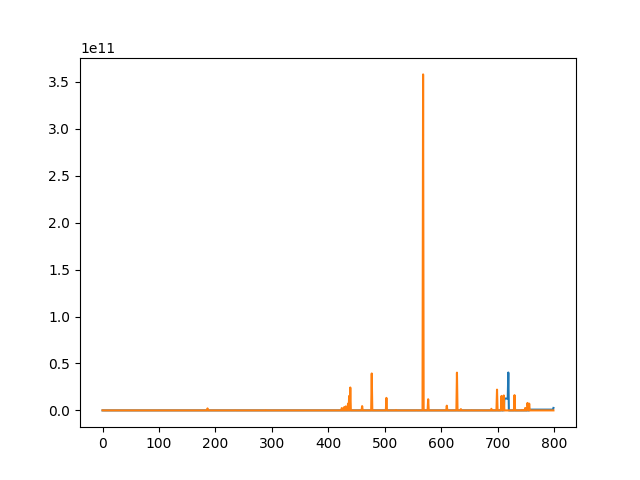
#> input picture Projects/Build_week_3/test.png, 640 x 480 px
$ python -i helper_functions_realtime.py   (imports and definitions only)
#> lines starting #> are read from the running program, lines starting #| are printed output that depends on the picture; after the words box and inside, x2 and y2 are one past the last pixel; in counts of white or black regions, pixels touching at a corner belong together
import cv2
import numpy as np
from PIL import Image


def add_dim(image):

    kernel = (3, 3)
    gray = cv2.cvtColor(image, cv2.COLOR_RGB2GRAY)
    inverted = 255 - gray
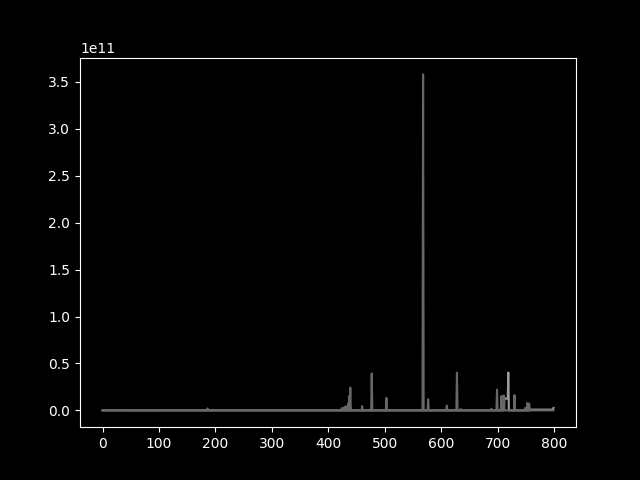
#> inverted: shape (480, 640); min 0, max 255, mean 3.7

    blurred = cv2.GaussianBlur(inverted, kernel, 0)

    canny = cv2.Canny(blurred, 100, 200)
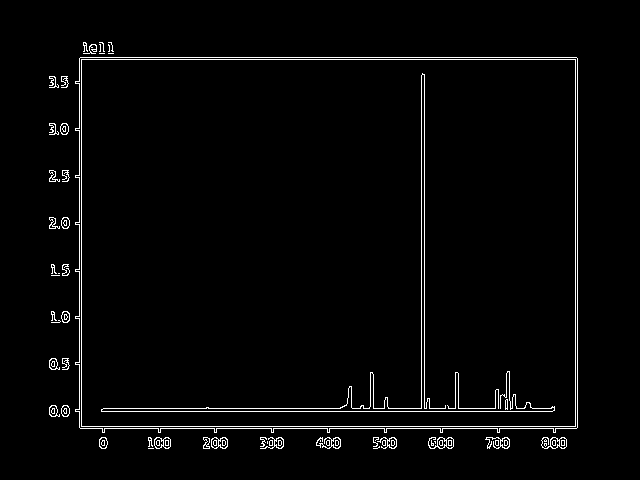
#> canny: shape (480, 640); 2.5% white in thin lines or dots, all inside (x1, y1, x2, y2) = (49, 42, 578, 449)

    closing = cv2.morphologyEx(canny, cv2.MORPH_CLOSE, kernel)
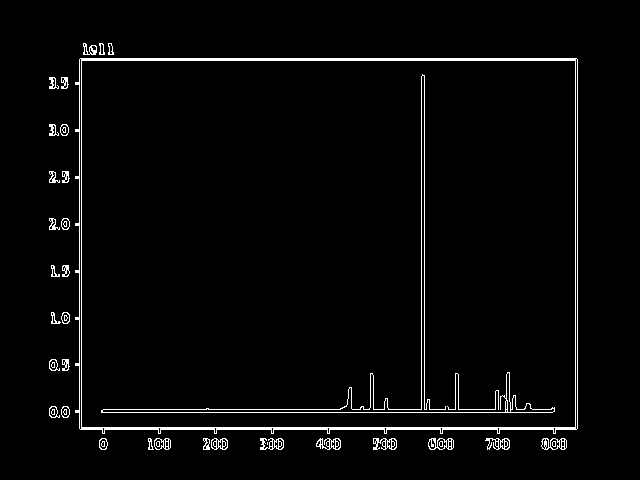
#> closing: shape (480, 640); 2.9% white in thin lines or dots, all inside (x1, y1, x2, y2) = (49, 43, 578, 450)

    dilated = cv2.dilate(closing, kernel, iterations=4)
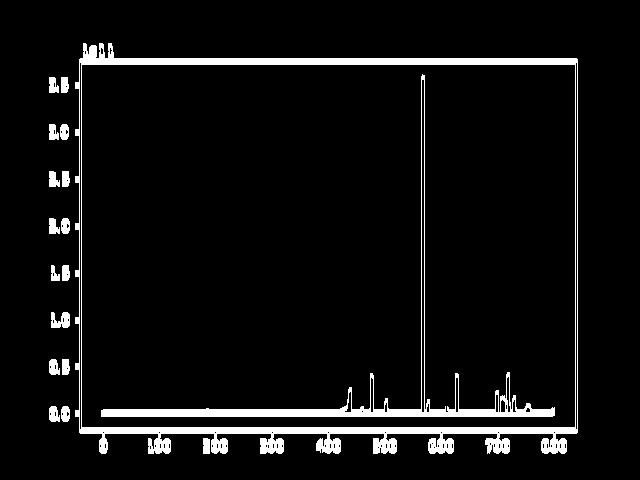
#> dilated: shape (480, 640); 6% white; 18 white regions, largest, box (x1, y1, x2, y2) and area: (75, 43, 578, 454) 11690, (101, 74, 555, 417) 4793, (51, 312, 70, 328) 220

#> (the run stopped early here; a loop or call above may not have finished)
